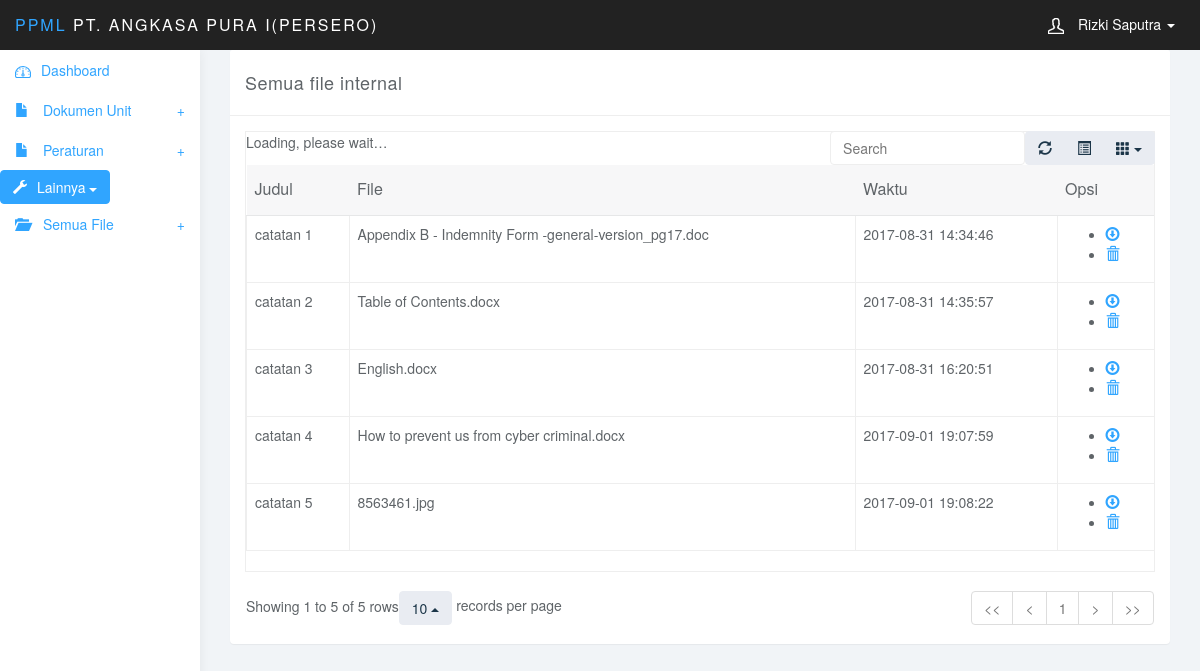
Before: /admin/view_all_catatan.php (signed in) with the older database file.
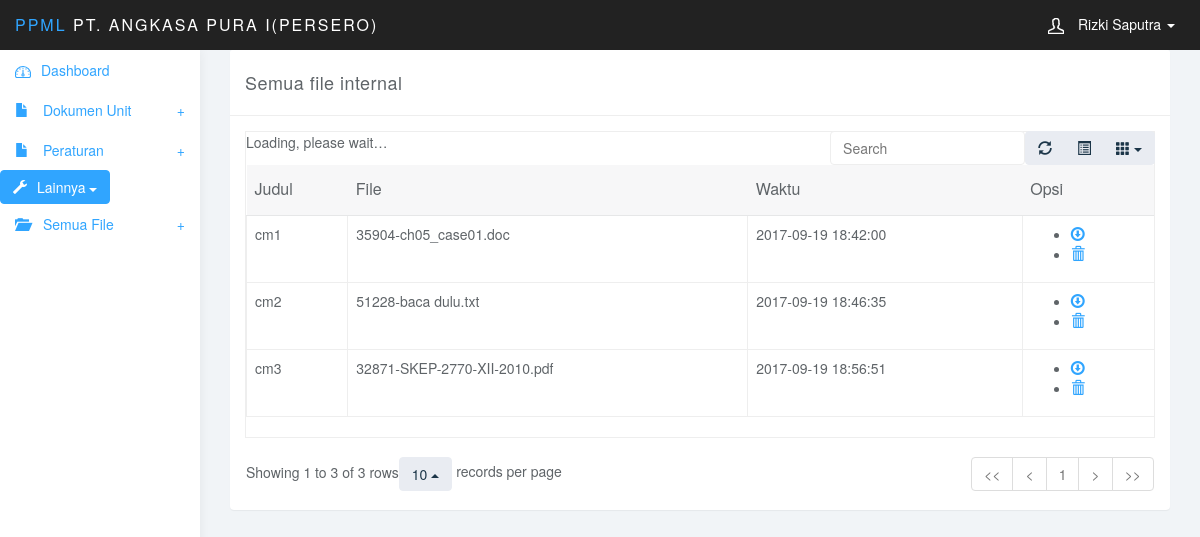
After: the same page with the newer database file.
### tables this page shows
CREATE TABLE `catatan_mutu` (
  `id_catatan` int(3) NOT NULL AUTO_INCREMENT,
  `judul` varchar(50) DEFAULT NULL,
  `status_cm` int(3) DEFAULT NULL,
  `masa_berlaku` date DEFAULT NULL,
  `lokasi_simpan` varchar(50) DEFAULT NULL,
  `file` varchar(255) DEFAULT NULL,
  `keterangan` text,
  `entry_date` datetime DEFAULT NULL,
  `id_metode` int(3) DEFAULT NULL,
  `id_admin` int(10) DEFAULT NULL,
  PRIMARY KEY (`id_catatan`),
  KEY `id_metode` (`id_metode`),
  KEY `status_cm` (`status_cm`),
  KEY `id_admin` (`id_admin`),
  CONSTRAINT `catatan_mutu_ibfk_2` FOREIGN KEY (`id_metode`) REFERENCES `metode` (`id_metode`),
  CONSTRAINT `catatan_mutu_ibfk_3` FOREIGN KEY (`status_cm`) REFERENCES `status_cm` (`id_status_cm`),
  CONSTRAINT `catatan_mutu_ibfk_4` FOREIGN KEY (`id_admin`) REFERENCES `tb_admin` (`id_admin`)
);

### admin/view_all_catatan.php (the view, shortened to what this page needs)
<?php
require_once('header.php');
require_once('sidebar.php');
?>
<div class="col-sm-9 col-sm-offset-3 col-lg-10 col-lg-offset-2 main">
	<div class="col-md-12">
		<div class="panel panel-default">
			<div class="panel-heading">
				Semua file internal
			</div>
			<div class="panel-body">
				<table data-toggle="table"  data-show-refresh="true" data-show-toggle="true" data-show-columns="true" data-search="true" data-select-item-name="toolbar1" data-pagination="true" data-sort-name="name" data-sort-order="desc">
						    <thead>
						    <tr>
						    	<th data-field="judul">Judul</th>
						    	<th data-field="file">File</th>
						    	<th data-field="entry_date">Waktu</th>
						        <th colspan="1">Opsi</th>
						    </tr>
						    </thead>
						    <tbody>
						    <?php
						    $query = mysql_query("SELECT
							catatan_mutu.judul,
							catatan_mutu.id_catatan,
							catatan_mutu.file,
							catatan_mutu.entry_date
							FROM
							catatan_mutu
							");
						    while ($data = mysql_fetch_array($query)) {
					    	?>
					        <tr>
					           	<td><?php echo $data['judul']; ?></td>
					           	<td><?php echo $data['file']; ?></td>
					           	<td><?php echo $data['entry_date']; ?></td>
					           	<td>
					           		<ul>
					           			<li>
					           				<?php
											echo "<a href='../uploads/".$data['file']."' class='glyphicon glyphicon-download'></a> ";
											?>
					           			</li>
					           			<li>
					           				<a href="delete_document.php?id_catatan=<?php echo $data['id_catatan'];?>" onclick="return confirm('Yakin mau di hapus?');" class="glyphicon glyphicon-trash"></a>
					           			</li>
					           		</ul>
					    		</td>
					        </tr>
						    <?php
						    }
						    ?>
					  		</tbody>
						</table>
			</div>
		</div>
	</div>
</div>

### admin/header.php (shortened to what this page needs)
<!DOCTYPE html>
<html>
<head>
<link href="css/bootstrap.min.css" rel="stylesheet">
<link href="css/datepicker3.css" rel="stylesheet">
<link href="css/styles.css" rel="stylesheet">
</head>
<body>
	<header>
	<nav class="navbar navbar-inverse navbar-fixed-top" role="navigation">
		<div class="container-fluid">
			<div class="navbar-header">
				<a class="navbar-brand" href="#"><span>PPML</span> PT. Angkasa Pura I(Persero)</a>
				<ul class="user-menu">
					<li class="dropdown pull-right">
						<a href="#" class="dropdown-toggle" data-toggle="dropdown"><svg class="glyph stroked male-user"><use xlink:href="#stroked-male-user"></use></svg> <?php echo $_SESSION['nama'];?> <span class="caret"></span></a>
					</li>
				</ul>
			</div>
		</div>
	</nav>
	</header>

### admin/sidebar.php (shortened to what this page needs)
<aside>
	<div id="sidebar-collapse" class="col-sm-3 col-lg-2 sidebar">
		<ul class="nav menu">
			<li><a href="dashbord.php"><svg class="glyph stroked dashboard-dial"><use xlink:href="#stroked-dashboard-dial"></use></svg>Dashboard</a></li>
			<li class="parent "><a data-toggle="collapse" href="#sub-item-1">
				<em class="fa fa-navicon"></em><span class="glyphicon glyphicon-file"></span> Dokumen Unit <span data-toggle="collapse" href="#sub-item-1" class="icon pull-right"><em class="fa fa-plus"></em></span>
				</a>
			</li>
			<li class="parent "><a data-toggle="collapse" href="#sub-item-2">
				<em class="fa fa-navicon"></em><span class="glyphicon glyphicon-file"></span> Peraturan <span data-toggle="collapse" href="#sub-item-2" class="icon pull-right"><em class="fa fa-plus"></em></span>
				</a>
			</li>
			<div class="dropdown">
			 <button class="btn btn-primary dropdown-toggle" type="button" data-toggle="dropdown"><span class="glyphicon glyphicon-wrench"></span>Lainnya
  			<span class="caret"></span></button>
			</div>
			<li class="parent "><a data-toggle="collapse" href="#sub-item-3">
				<em class="fa fa-navicon"></em><span class="glyphicon glyphicon-folder-open"></span> Semua File <span data-toggle="collapse" href="#sub-item-3" class="icon pull-right"><em class="fa fa-plus"></em></span>
				</a>
			</li>
		</ul>
	</div>
</aside>

### admin/css/styles.css (style rules this page uses)
body { background: #f1f4f7; padding-top: 50px; color: #5f6468; }
a, a:hover, a:focus { color: #30a5ff; }
.navbar-header .navbar-brand { color: #fff; font-size: 16px; text-transform: uppercase; font-weight: 500; letter-spacing: 2px; }
.navbar-header .navbar-brand span { color: #30a5ff; }
.btn-primary, .btn-primary:hover, .btn-primary:focus, .btn-primary:active, .btn-primary.active, .open > .dropdown-toggle.btn-primary, .btn-primary.disabled, .btn-primary[disabled], fieldset[disabled] .btn-primary, .btn-primary.disabled:hover, .btn-primary[disabled]:hover, fieldset[disabled] .btn-primary:hover, .btn-primary.disabled:focus, .btn-primary[disabled]:focus, fieldset[disabled] .btn-primary:focus, .btn-primary.disabled:active, .btn-primary[disabled]:active, fieldset[disabled] .btn-primary:active, .btn-primary.disabled.active, .btn-primary[disabled].active, fieldset[disabled] .btn-primary.active { background-color: #30a5ff; border-color: #30a5ff; }
.panel { border: 0; }
.panel-heading { font-size: 18px; font-weight: 300; letter-spacing: 0.025em; height: 66px; line-height: 45px; }
.panel-default .panel-heading { background: #fff; border-bottom: 1px solid #eee; color: #5f6468; }
.navbar { border: 0; }
.user-menu { display: inline-block; margin-top: 14px; margin-right: 10px; float: right; list-style: none; padding: 0; }
.user-menu a { color: #fff; }
.sidebar { display: block; background-color: #fff; padding: 0; display: none; }
@media (min-width: 768px) { .sidebar { display: block; position: fixed; top: 50px; bottom: 0; left: 0; z-index: 1000; display: block; margin: 0; padding: 0; overflow-x: hidden; overflow-y: auto; background-color: #fff; box-shadow: 1px 0px 10px rgba(0, 0, 0, .05); } }
@media (min-width: 768px) { .navbar-header { width: 100%; } }
.sidebar span.glyphicon { margin-right: 10px; }
.table { background: #fff; }
.sidebar .glyph, .user-menu .glyph { height: 16px; width: 16px; margin: 0 10px 0 0; stroke-width: 3px; }
.user-menu .glyph { stroke-width: 4px; }

Changed rows visible on the page:
removed catatan_mutu: judul "catatan 1", file "Appendix B - Indemnity Form -general-version_pg17.doc", entry_date "2017-08-31 14:34:46"
removed catatan_mutu: judul "catatan 2", file "Table of Contents.docx", entry_date "2017-08-31 14:35:57"
removed catatan_mutu: judul "catatan 3", file "English.docx", entry_date "2017-08-31 16:20:51"
removed catatan_mutu: judul "catatan 4", file "How to prevent us from cyber criminal.docx", entry_date "2017-09-01 19:07:59"
removed catatan_mutu: judul "catatan 5", file "8563461.jpg", entry_date "2017-09-01 19:08:22"
added catatan_mutu: judul "cm1", file "35904-ch05_case01.doc", entry_date "2017-09-19 18:42:00"
added catatan_mutu: judul "cm2", file "51228-baca dulu.txt", entry_date "2017-09-19 18:46:35"
added catatan_mutu: judul "cm3", file "32871-SKEP-2770-XII-2010.pdf", entry_date "2017-09-19 18:56:51"
Other visible differences:
text written by a page script: "Loading, please wait… Showing 1 to 5 of 5 rows 10 records per page << < 1 > >>" → "Loading, please wait… Showing 1 to 3 of 3 rows 10 records per page << < 1 > >>"
